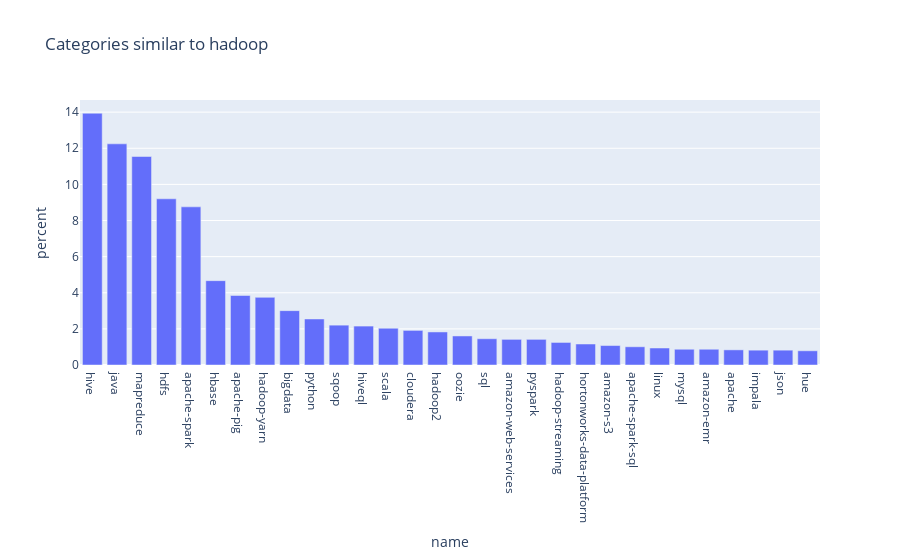

The notebook cell saved with this chart:
### Code cell
build_chart("hadoop")

### Figure 1 — Plotly figure (JSON) as saved in the notebook; plotly's stock layout.template omitted (floating-point values rounded to 4 significant figures)
{"data": [{"alignmentgroup": "True", "hovertemplate": "name=%{x}<br>percent=%{y}<extra></extra>", "legendgroup": "", "marker": {"color": "#636efa", "pattern": {"shape": ""}}, "name": "", "offsetgroup": "", "orientation": "v", "showlegend": false, "textposition": "auto", "type": "bar", "x": ["hive", "java", "mapreduce", "hdfs", "apache-spark", "hbase", "apache-pig", "hadoop-yarn", "bigdata", "python", "sqoop", "hiveql", "scala", "cloudera", "hadoop2", "oozie", "sql", "amazon-web-services", "pyspark", "hadoop-streaming", "hortonworks-data-platform", "amazon-s3", "apache-spark-sql", "linux", "mysql", "amazon-emr", "apache", "impala", "json", "hue"], "xaxis": "x", "y": [13.94, 12.25, 11.54, 9.201, 8.757, 4.669, 3.848, 3.746, 3.01, 2.548, 2.206, 2.155, 2.035, 1.916, 1.83, 1.608, 1.454, 1.42, 1.42, 1.249, 1.163, 1.077, 1.009, 0.9407, 0.8722, 0.8722, 0.838, 0.8209, 0.8209, 0.7867], "yaxis": "y"}], "layout": {"barmode": "relative", "legend": {"tracegroupgap": 0}, "title": {"text": "Categories similar to hadoop"}, "xaxis": {"anchor": "y", "domain": [0, 1], "title": {"text": "name"}}, "yaxis": {"anchor": "x", "domain": [0, 1], "title": {"text": "percent"}}}}
